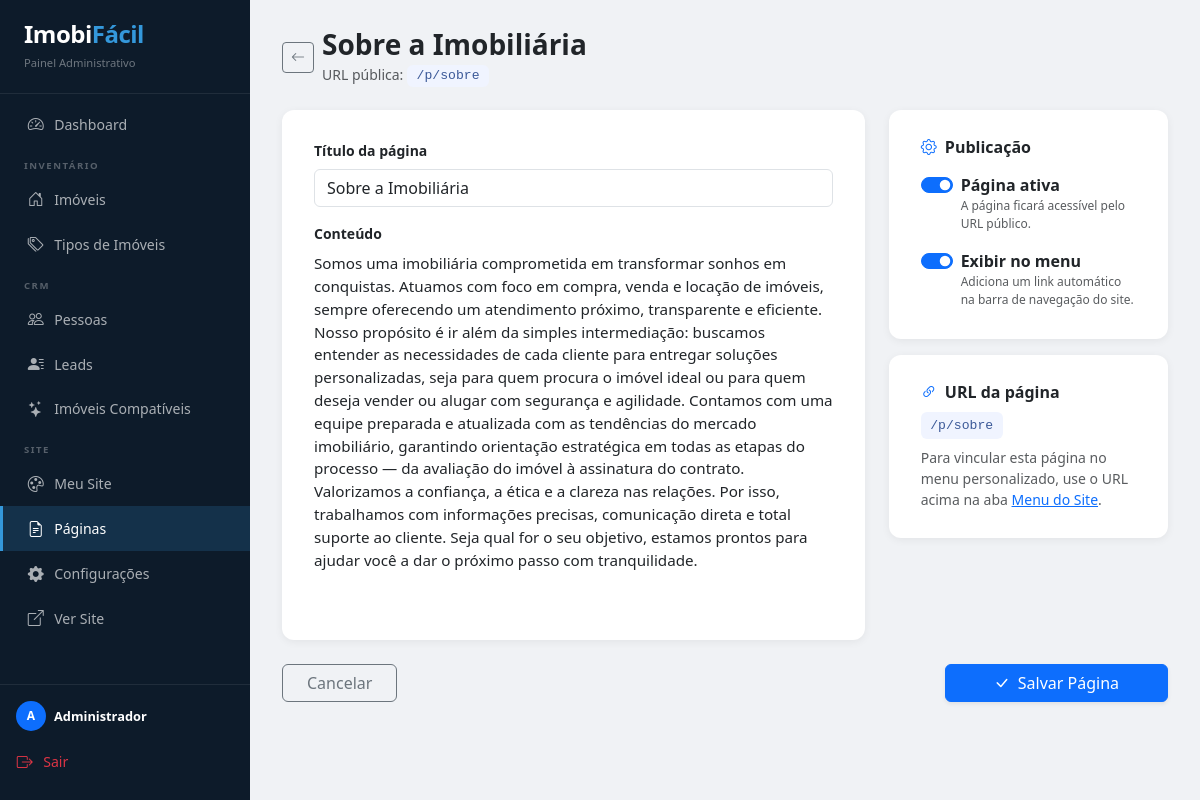
The app's page /admin/paginas/institucional/sobre (signed in) with its own data.
### app/models.py (models this page shows, shortened)
class Usuario(db.Model, UserMixin):
    __tablename__ = 'usuarios'
    id             = db.Column(db.Integer, primary_key=True)
    imobiliaria_id = db.Column(db.Integer, db.ForeignKey('imobiliarias.id'), nullable=False)
    nome           = db.Column(db.String(100), nullable=False)
    email          = db.Column(db.String(120), unique=True, nullable=False)
    senha_hash     = db.Column(db.String(256))

class PaginaSite(db.Model):
    __tablename__ = 'paginas_site'
    id             = db.Column(db.Integer, primary_key=True)
    imobiliaria_id = db.Column(db.Integer, db.ForeignKey('imobiliarias.id'), nullable=False)
    tipo           = db.Column(db.String(20), default='custom')   # 'institucional' | 'custom'
    slug           = db.Column(db.String(100), nullable=False)
    titulo         = db.Column(db.String(200), nullable=False)
    conteudo       = db.Column(db.Text)
    ativo          = db.Column(db.Boolean, default=True)
    no_menu        = db.Column(db.Boolean, default=False)
    ordem          = db.Column(db.Integer, default=0)

### app/admin/routes.py (the view, shortened to what this page needs)
@admin_bp.route('/paginas/institucional/<slug>', methods=['GET', 'POST'])
@login_required
def editar_pagina_institucional(slug):
    from ..models import PaginaSite
    imob_id = current_user.imobiliaria_id
    _garantir_paginas_institucionais(imob_id)
    pagina = PaginaSite.query.filter_by(imobiliaria_id=imob_id,
                                        tipo='institucional', slug=slug).first_or_404()
    return render_template('admin/editar_pagina.html', pagina=pagina,
                           back_tab='institucionais')

### app/__init__.py (called while the page is built)
def _resolver_imobiliaria(host, app):
    from .models import Imobiliaria
    base = app.config.get('BASE_DOMAIN', '').strip().lower()
    host_sem_www = host[4:] if host.startswith('www.') else host
    imob = (
        Imobiliaria.query.filter(
            Imobiliaria.dominio_personalizado.in_([host, host_sem_www]),
            Imobiliaria.ativo == True          # noqa: E712
        ).first()
    )
    if imob:
        return imob
    if base and host.endswith(f'.{base}'):
        slug = host[:-(len(base) + 1)]
        if slug and slug != 'www':
            imob = Imobiliaria.query.filter_by(slug=slug, ativo=True).first()
            if imob:
                return imob
    imob = Imobiliaria.query.filter_by(dominio=host, ativo=True).first()
    return imob

@login_manager.user_loader
def load_user(user_id):
    user_id = str(user_id)
    if user_id.startswith('sa:'):
        from .models import SuperAdmin
        return SuperAdmin.query.get(int(user_id[3:]))
    from .models import Usuario
    return Usuario.query.get(int(user_id))

### app/admin/routes.py (called while the page is built, shortened)
@admin_bp.before_request
def verificar_acesso_admin():
    from flask_login import current_user
    from flask import redirect, url_for
    if not current_user.is_authenticated:
        return  # login_required cuida do redirect
    if getattr(current_user, 'is_superadmin', False):
        return redirect(url_for('superadmin.dashboard'))
    from ..models import Imobiliaria
    imob = Imobiliaria.query.get(current_user.imobiliaria_id)
    if not imob or not imob.ativo:
        from flask_login import logout_user
        logout_user()
        from flask import flash
        flash('Sua conta foi suspensa. Entre em contato com o suporte.', 'danger')
        return redirect(url_for('auth.login'))

def _garantir_paginas_institucionais(imob_id):
    from ..models import PaginaSite
    for p in PAGINAS_INSTITUCIONAIS:
        existe = PaginaSite.query.filter_by(imobiliaria_id=imob_id,
                                            tipo='institucional',
                                            slug=p['slug']).first()
    db.session.commit()

### app/templates/admin/editar_pagina.html (shortened to what this page needs)
{% extends 'admin/base.html' %}
{% block head %}
<link href="https://cdn.quilljs.com/1.3.7/quill.snow.css" rel="stylesheet">
{% endblock %}
{% block content %}
<div class="d-flex align-items-center gap-2 mb-4">
    <a href="{{ url_for('admin.paginas', tab=back_tab) }}" class="btn btn-outline-secondary btn-sm">
        <i class="bi bi-arrow-left"></i>
    </a>
    <div>
        <h2 class="h3 fw-bold mb-0">{{ pagina.titulo }}</h2>
        <small class="text-muted">
            URL pública: <span class="slug-badge">/p/{{ pagina.slug }}</span>
        </small>
    </div>
</div>
<form method="POST" id="form-pagina">
<div class="row g-4">
    <div class="col-lg-8">
        <div class="editor-wrap">
            <div class="mb-3">
                <label class="form-label fw-bold small">Título da página</label>
                <input type="text" name="titulo" class="form-control"
                       value="{{ pagina.titulo }}" required>
            </div>
            <div class="mb-0">
                <label class="form-label fw-bold small mb-2 d-block">Conteúdo</label>
                <div id="quill-editor">{{ pagina.conteudo or '' }}</div>
            </div>
        </div>
    </div>
    <div class="col-lg-4">
        <div class="editor-wrap mb-3">
            <h6 class="fw-bold mb-3"><i class="bi bi-gear text-primary me-1"></i> Publicação</h6>
            <div class="form-check form-switch mb-3">
                <input class="form-check-input" type="checkbox" name="ativo" id="chkAtivo"
                       {{ 'checked' if pagina.ativo }}>
                <label class="form-check-label fw-bold" for="chkAtivo">Página ativa</label>
                <div class="text-muted" style="font-size:.75rem;">A página ficará acessível pelo URL público.</div>
            </div>
            <div class="form-check form-switch">
                <input class="form-check-input" type="checkbox" name="no_menu" id="chkMenu"
                       {{ 'checked' if pagina.no_menu }}>
                <label class="form-check-label fw-bold" for="chkMenu">Exibir no menu</label>
                <div class="text-muted" style="font-size:.75rem;">Adiciona um link automático na barra de navegação do site.</div>
            </div>
        </div>
        <div class="editor-wrap">
            <h6 class="fw-bold mb-2"><i class="bi bi-link-45deg text-primary me-1"></i> URL da página</h6>
            <div class="slug-badge d-inline-block mb-2">/p/{{ pagina.slug }}</div>
            <p class="text-muted small mb-0">
                Para vincular esta página no menu personalizado, use o URL acima na aba
                <a href="{{ url_for('admin.paginas', tab='menu') }}">Menu do Site</a>.
            </p>
        </div>
    </div>
</div>
<div class="d-flex justify-content-between align-items-center mt-4">
    <a href="{{ url_for('admin.paginas', tab=back_tab) }}"
       class="btn btn-outline-secondary px-4">Cancelar</a>
    <button type="submit" class="btn btn-primary px-5 shadow-sm">
        <i class="bi bi-check-lg me-1"></i> Salvar Página
    </button>
</div>
</form>
{% endblock %}

### app/templates/admin/base.html (shortened to what this page needs)
<!DOCTYPE html>
<html lang="pt-br">
<head>
    <link href="https://cdn.jsdelivr.net/npm/bootstrap@5.3.0/dist/css/bootstrap.min.css" rel="stylesheet">
    <link rel="stylesheet" href="https://cdn.jsdelivr.net/npm/bootstrap-icons@1.11.0/font/bootstrap-icons.css">
    {% block head %}{% endblock %}
</head>
<body>
<nav id="sidebar">
    <div class="brand">
        <h4>Imobi<span style="color:#3498db;">Fácil</span></h4>
        <small>Painel Administrativo</small>
    </div>
    <div class="mt-2 flex-grow-1">
        <a href="{{ url_for('admin.dashboard') }}"
           class="nav-link-side {% if request.endpoint == 'admin.dashboard' %}active{% endif %}">
            <i class="bi bi-speedometer2"></i> Dashboard
        </a>
        <div class="nav-group-label">Inventário</div>
        <a href="{{ url_for('admin.listar_imoveis') }}"
           class="nav-link-side {% if request.endpoint in ['admin.listar_imoveis','admin.novo_imovel','admin.editar_imovel'] %}active{% endif %}">
            <i class="bi bi-house-door"></i> Imóveis
        </a>
        <a href="{{ url_for('admin.listar_tipos') }}"
           class="nav-link-side {% if request.endpoint in ['admin.listar_tipos','admin.novo_tipo'] %}active{% endif %}">
            <i class="bi bi-tags"></i> Tipos de Imóveis
        </a>
        <div class="nav-group-label">CRM</div>
        <a href="{{ url_for('pessoas.listar_pessoas') }}"
           class="nav-link-side {% if 'pessoas.' in request.endpoint %}active{% endif %}">
            <i class="bi bi-people"></i> Pessoas
        </a>
        <a href="{{ url_for('leads.listar_leads') }}"
           class="nav-link-side {% if request.endpoint == 'leads.listar_leads' or request.endpoint in ['leads.novo_lead','leads.editar_lead'] %}active{% endif %}">
            <i class="bi bi-person-lines-fill"></i> Leads
        </a>
        <a href="{{ url_for('leads.pagina_compativeis') }}"
           class="nav-link-side {% if request.endpoint in ['leads.pagina_compativeis','leads.atualizar_compativel','leads.recalcular_compativeis','leads.enviar_emails_compativeis','leads.enviar_email_lead_compativel'] %}active{% endif %}">
            <i class="bi bi-stars"></i> Imóveis Compatíveis
        </a>
        <div class="nav-group-label">Site</div>
        <a href="{{ url_for('admin.meusite') }}"
           class="nav-link-side {% if 'admin.meusite' in request.endpoint or request.endpoint in ['admin.salvar_tema','admin.salvar_identidade','admin.novo_banner','admin.excluir_banner'] %}active{% endif %}">
            <i class="bi bi-palette"></i> Meu Site
        </a>
        <a href="{{ url_for('admin.paginas') }}"
           class="nav-link-side {% if request.endpoint in ['admin.paginas','admin.editar_pagina_institucional','admin.editar_pagina_extra','admin.nova_pagina_extra','admin.excluir_pagina_extra','admin.novo_menu_link','admin.excluir_menu_link','admin.toggle_menu_link'] %}active{% endif %}">
            <i class="bi bi-file-earmark-text"></i> Páginas
        </a>
        <a href="{{ url_for('admin.configuracoes') }}"
           class="nav-link-side {% if request.endpoint == 'admin.configuracoes' %}active{% endif %}">
            <i class="bi bi-gear-fill"></i> Configurações
        </a>
        <a href="{{ url_for('site.index') }}" target="_blank"
           class="nav-link-side">
            <i class="bi bi-box-arrow-up-right"></i> Ver Site
        </a>
    </div>
    <div class="border-top border-secondary p-3" style="border-color: rgba(255,255,255,.08) !important;">
        {% if current_user.is_authenticated %}
        <div class="d-flex align-items-center gap-2 mb-2">
            <div class="rounded-circle bg-primary d-flex align-items-center justify-content-center text-white fw-bold"
                 style="width:30px;height:30px;font-size:.75rem;flex-shrink:0;">
                {{ current_user.nome[0].upper() if current_user.nome else 'U' }}
            </div>
            <div style="overflow:hidden;">
                <div class="text-white fw-bold" style="font-size:.8rem;white-space:nowrap;overflow:hidden;text-overflow:ellipsis;">
                    {{ current_user.nome }}
                </div>
            </div>
        </div>
        {% endif %}
        <a href="{{ url_for('auth.logout') }}" class="nav-link-side text-danger ps-0" style="border:none;">
            <i class="bi bi-box-arrow-right"></i> Sair
        </a>
    </div>
</nav>
<main id="main-content">
    {% block content %}{% endblock %}
</main>
</body>
</html>

### app/templates/admin/base.html (style rules this page uses)
*, *::before, *::after { box-sizing: border-box; }
body { display: flex; min-height: 100vh; background: #f0f2f5; margin: 0; font-family: 'Segoe UI', system-ui, sans-serif; }
#sidebar { width: 250px; background: #0d1b2a; color: #fff; flex-shrink: 0; display: flex; flex-direction: column; position: sticky; top: 0; height: 100vh; overflow-y: auto; }
#sidebar .brand { padding: 1.25rem 1.5rem; border-bottom: 1px solid rgba(255,255,255,.08); }
#sidebar .brand h4 { margin: 0; font-weight: 800; letter-spacing: -.5px; }
#sidebar .brand small { color: rgba(255,255,255,.4); font-size: .7rem; }
.nav-group-label { padding: .75rem 1.5rem .25rem; font-size: .6rem; font-weight: 700; letter-spacing: 1.5px; text-transform: uppercase; color: rgba(255,255,255,.3); }
.nav-link-side { display: flex; align-items: center; gap: .6rem; padding: .65rem 1.5rem; color: rgba(255,255,255,.65); text-decoration: none; font-size: .88rem; transition: background .15s, color .15s, border-left .15s; border-left: 3px solid transparent; }
.nav-link-side i { font-size: 1rem; width: 1.1rem; text-align: center; }
.nav-link-side.active { background: rgba(52, 152, 219, .18); color: #fff; border-left-color: #3498db; }
#main-content { flex: 1; padding: 1.75rem 2rem; overflow-y: auto; }

### app/templates/admin/editar_pagina.html (style rules this page uses)
.editor-wrap { background: #fff; border-radius: 12px; box-shadow: 0 2px 8px rgba(0,0,0,.06); padding: 1.75rem 2rem; }
.slug-badge { font-family: monospace; background: #f0f4ff; color: #3b5998; border-radius: 6px; padding: .2rem .6rem; font-size: .82rem; }
#quill-editor { min-height: 360px; font-size: .95rem; border-bottom-left-radius: 8px; border-bottom-right-radius: 8px; }

### records on screen
Usuario: nome "A", nome "Administrador"
PaginaSite: titulo "Sobre a Imobiliária", slug "sobre", conteudo "Somos uma imobiliária comprometida em transformar sonhos em conquistas. Atuamos com foco em compra, venda e locação de imóveis, sempre oferecendo um atendimento próximo, transparente e eficiente. Nosso propósito é ir além da simples intermediação: buscamos entender as necessidades de cada cliente para entregar soluções personalizadas, seja para quem procura o imóvel ideal ou para quem deseja vender ou alugar com segurança e agilidade. Contamos com uma equipe preparada e atualizada com as tendências do mercado imobiliário, garantindo orientação estratégica em todas as etapas do processo — da avaliação do imóvel à assinatura do contrato. Valorizamos a confiança, a ética e a clareza nas…"
